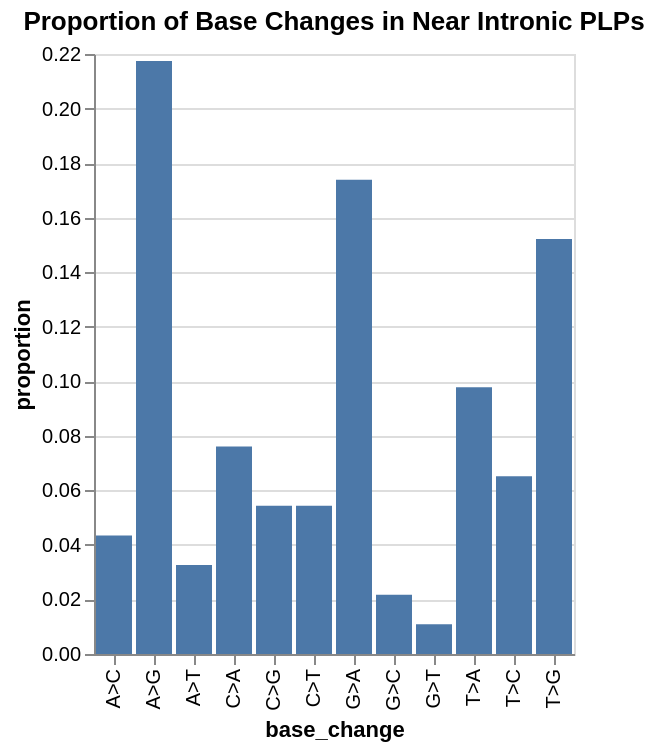

Here is the notebook cell this chart was saved with:
### Code cell
plp_base_proportions = alt.Chart(plp_intron_summary_df).mark_bar().encode(
    x = 'base_change:N',
    y='proportion:Q'
).properties(title = 'Proportion of Base Changes in Near Intronic PLPs')

plp_base_proportions.display()

### Figure 1 — Vega-Lite specification as saved in the notebook (floating-point values rounded to 4 significant figures)
{"config": {"view": {"continuousWidth": 300, "continuousHeight": 300}}, "data": {"name": "data-829dc47756a07bffc769ec21ce8884d2"}, "mark": {"type": "bar"}, "encoding": {"x": {"field": "base_change", "type": "nominal"}, "y": {"field": "proportion", "type": "quantitative"}}, "title": "Proportion of Base Changes in Near Intronic PLPs", "$schema": "https://vega.github.io/schema/vega-lite/v5.20.1.json", "datasets": {"data-829dc47756a07bffc769ec21ce8884d2": [{"base_change": "A>G", "count": 20, "proportion": 0.2174}, {"base_change": "G>A", "count": 16, "proportion": 0.1739}, {"base_change": "T>G", "count": 14, "proportion": 0.1522}, {"base_change": "T>A", "count": 9, "proportion": 0.09783}, {"base_change": "C>A", "count": 7, "proportion": 0.07609}, {"base_change": "T>C", "count": 6, "proportion": 0.06522}, {"base_change": "C>G", "count": 5, "proportion": 0.05435}, {"base_change": "C>T", "count": 5, "proportion": 0.05435}, {"base_change": "A>C", "count": 4, "proportion": 0.04348}, {"base_change": "A>T", "count": 3, "proportion": 0.03261}, {"base_change": "G>C", "count": 2, "proportion": 0.02174}, {"base_change": "G>T", "count": 1, "proportion": 0.01087}]}}
